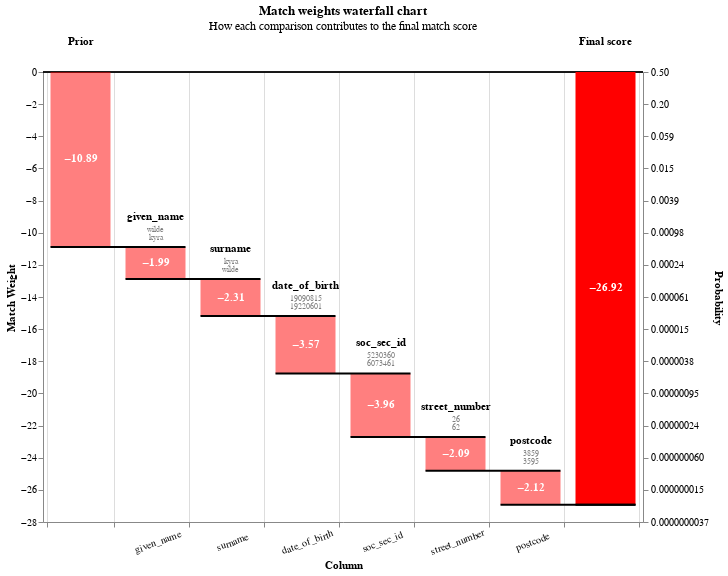

Notebook code cell kept with this figure:
### Code cell
records = linker.prediction_errors_from_labels_column("cluster").as_record_dict(limit=10)
linker.waterfall_chart(records)
